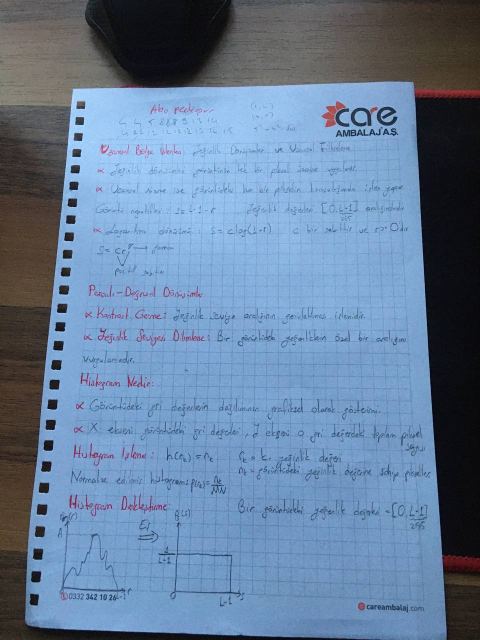
#> input picture yazi_netlestirme/image.jpg, 960 x 1280 px (shown at 1/2 size)
$ python contrast.py
#> lines starting #> are read from the running program, lines starting #| are printed output that depends on the picture; after the words box and inside, x2 and y2 are one past the last pixel; in counts of white or black regions, pixels touching at a corner belong together
import cv2
import matplotlib.pyplot as plt

image = cv2.imread("image.jpg")
#> image is the input picture: shape (1280, 960, 3); mean B, G, R 155.1, 126.2, 101.6
image = cv2.resize(image, (500, 600))
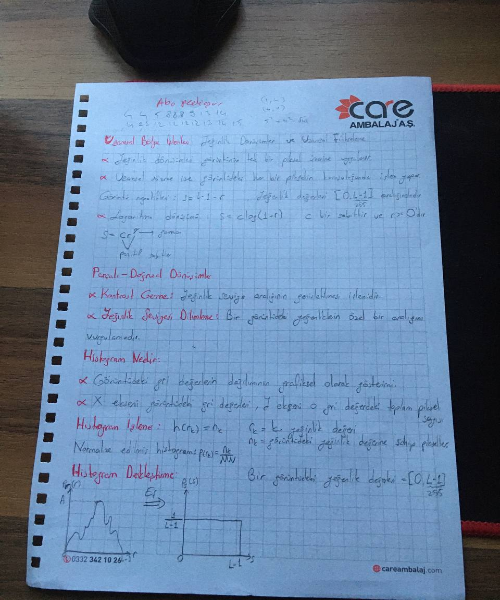
#> image: shape (600, 500, 3); mean B, G, R 154.9, 126.1, 101.5
image_bw = cv2.cvtColor(image, cv2.COLOR_BGR2GRAY)
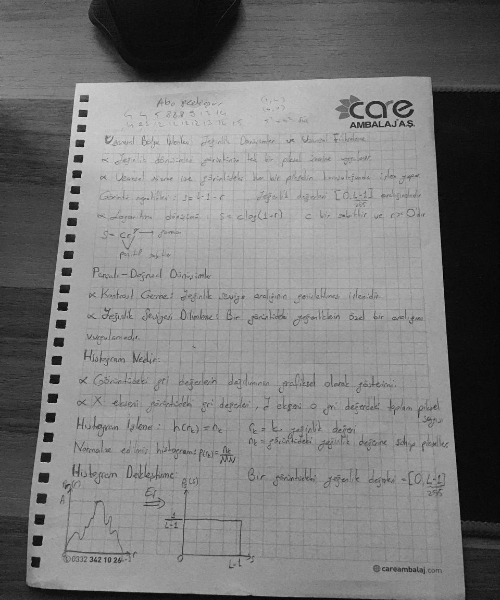
#> image_bw: shape (600, 500); min 3, max 217, mean 122
clahe = cv2.createCLAHE(clipLimit=5)
final_img = clahe.apply(image_bw) + 30
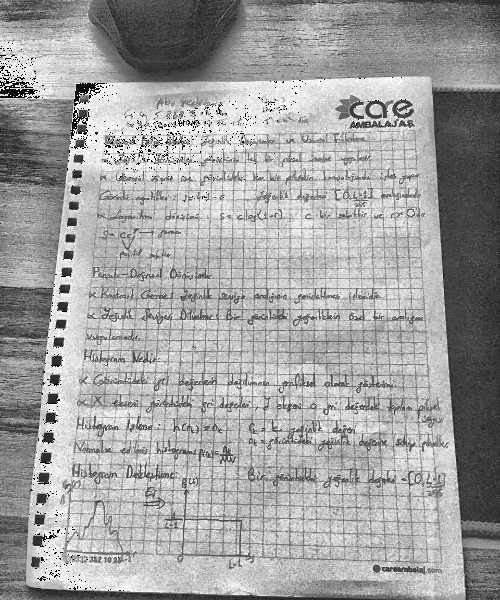
#> final_img: shape (600, 500); min 0, max 255, mean 161.6
_, ordinary_img = cv2.threshold(image_bw, 155, 255, cv2.THRESH_BINARY)
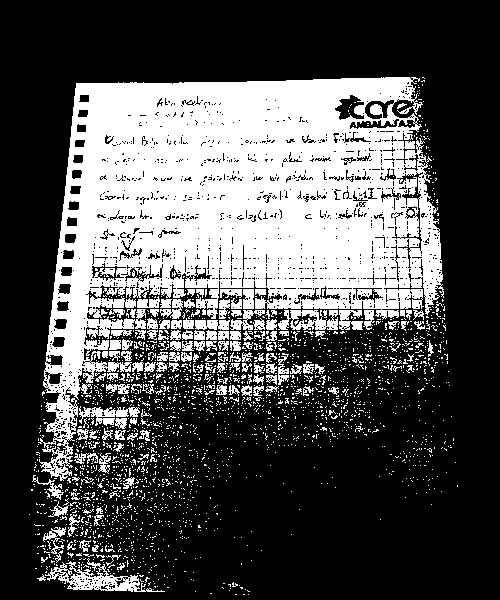
#> ordinary_img: shape (600, 500); 32.3% white; 2340 white regions (2177 under 20 px), largest, box (x1, y1, x2, y2) and area: (38, 77, 444, 481) 78091, (45, 558, 165, 592) 1290, (278, 310, 338, 330) 741
plt.figure(figsize=(8, 8))
plt.subplot(2, 2, 1), plt.imshow(image, cmap='gray')
plt.title('Orjinal Resim'), plt.xticks([]), plt.yticks([])
plt.subplot(2, 2, 3), plt.imshow(final_img, cmap='gray')
plt.title('CLAHE image'), plt.xticks([]), plt.yticks([])

plt.show()
#> figure, not shown here; B, G, R data is drawn as R, G, B
